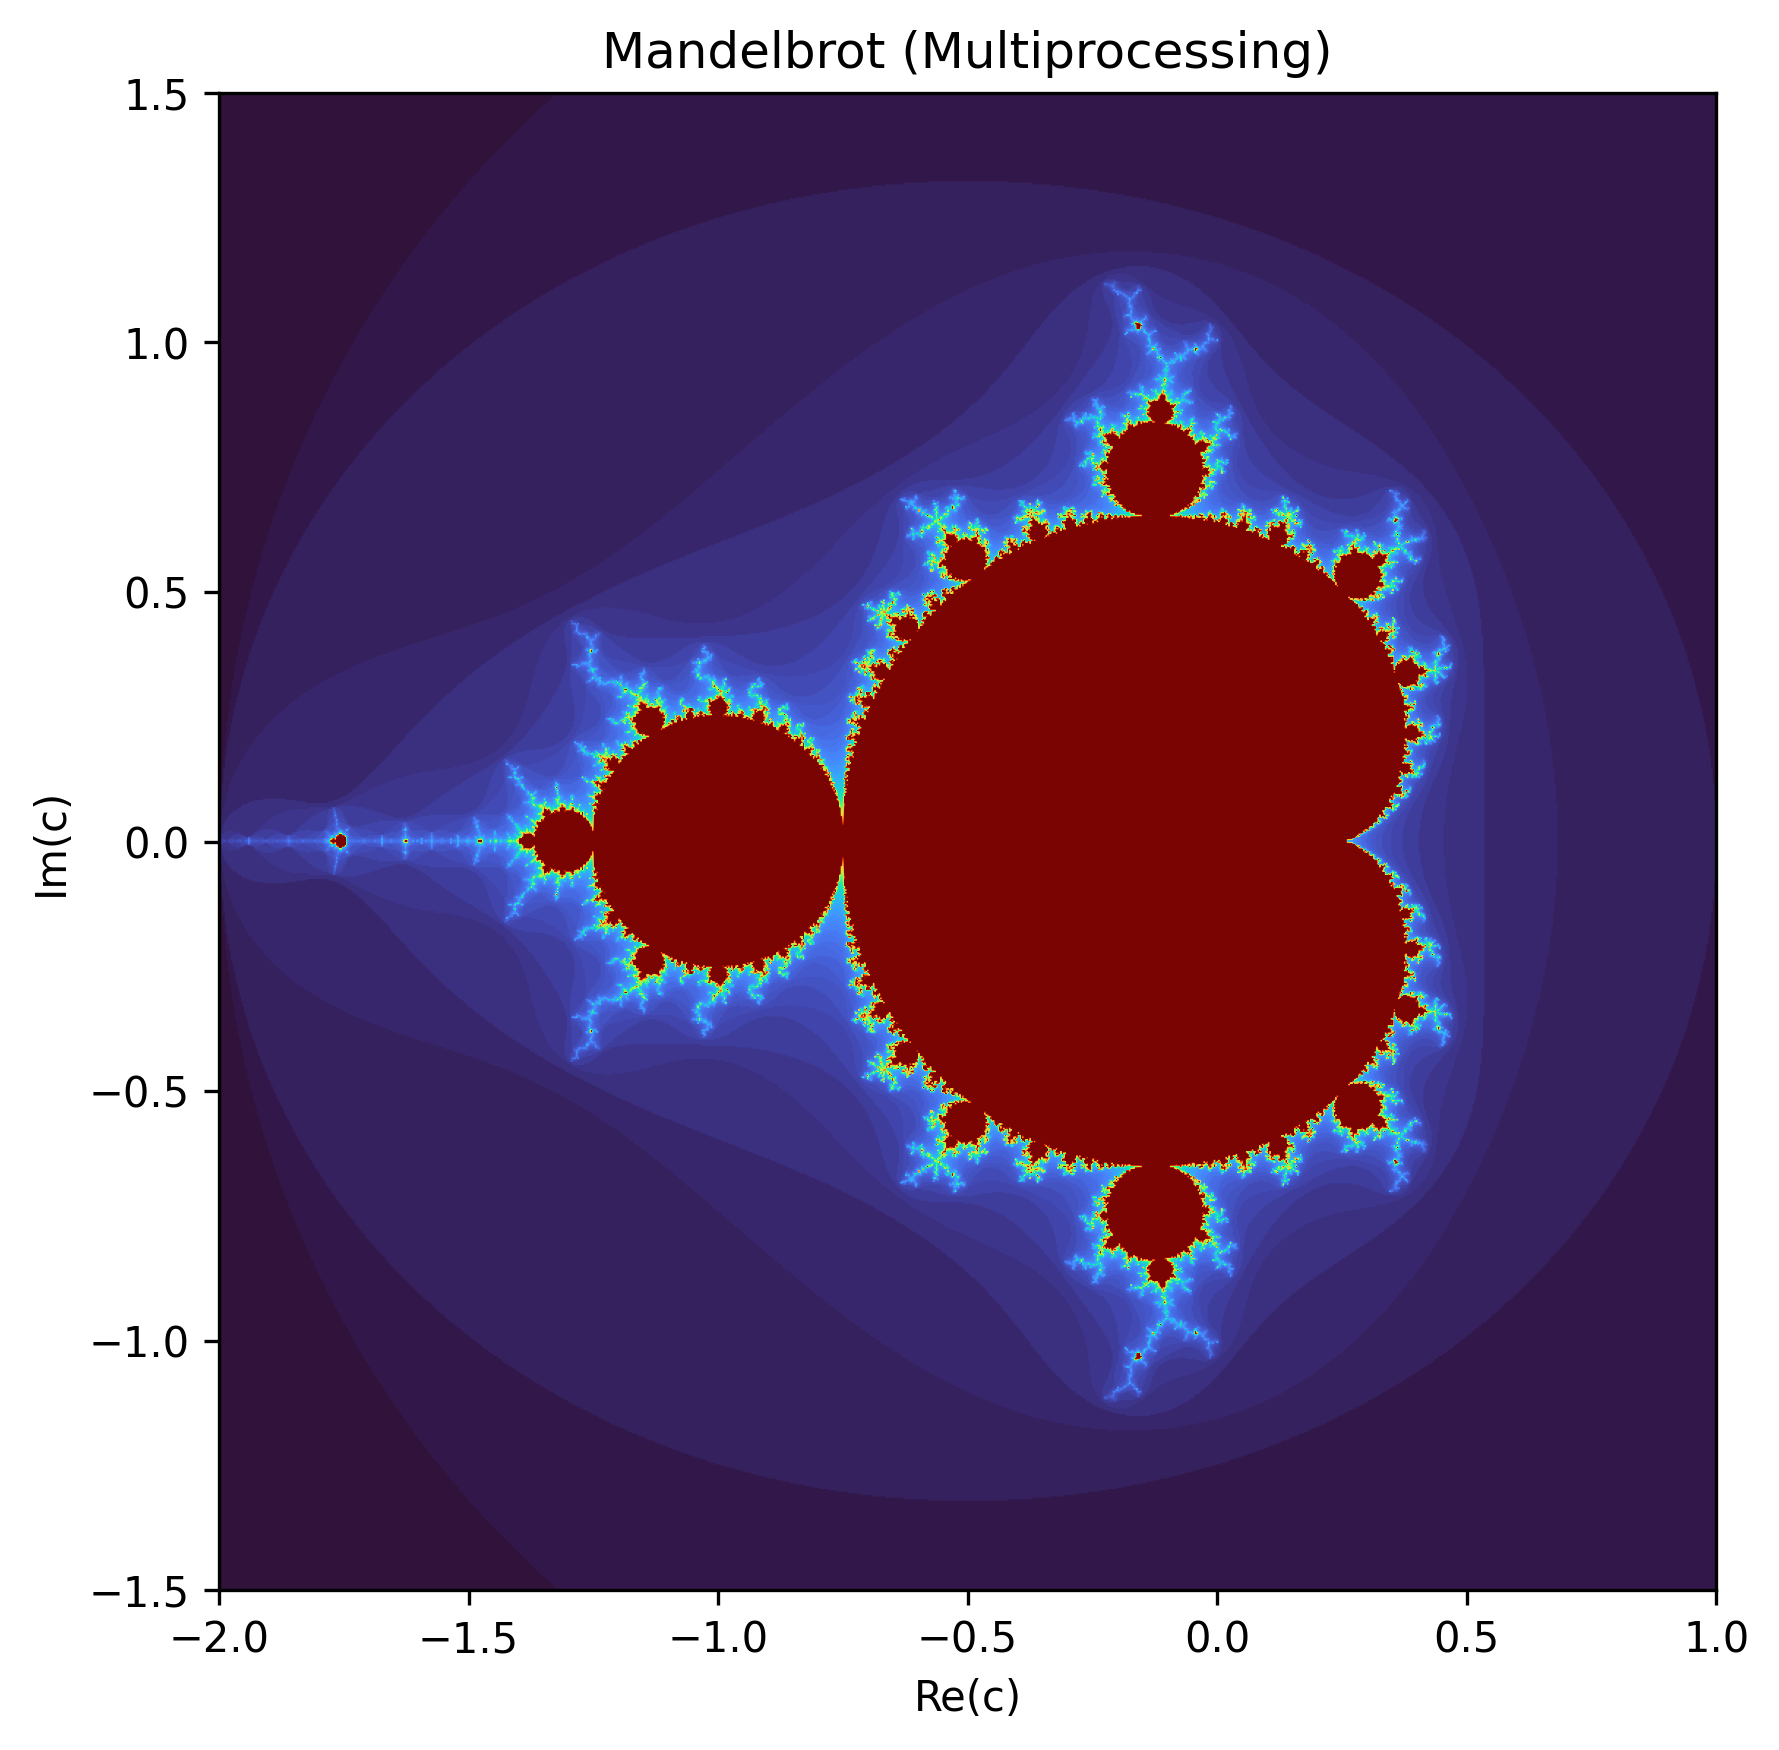

The Python source for this figure:
import time
from mandelbrot_common import complex_grid, normalize_for_plot, default_params
import numpy as np
import matplotlib.pyplot as plt
from multiprocessing import Pool, cpu_count     

def _compute_strip(args):
    """ Worker: Compute a horizontal strip of the Mandelbrot set, using local fast scaler loop.  """
    xmin, xmax, ymin, ymax, width, height, max_iter, row_start, row_end = args
    out = np.zeros((row_end - row_start, width), dtype=np.uint16)

    dx = (xmax - xmin) / (width - 1)
    dy = (ymax - ymin) / (height - 1)   
    for j in range(row_start, row_end):
        y = ymin + j * dy
        row = j - row_start
        for i in range(width):
            x = xmin + i * dx
            c_re, c_im = x, y
            z_re, z_im = 0.0, 0.0
            count = 0
            while count < max_iter and (z_re*z_re + z_im*z_im) <= 4.0:
                z_re, z_im = (z_re*z_re - z_im*z_im + c_re), (2.0*z_re*z_im + c_im)
                count += 1
            out[row, i] = count
    return (row_start, out)

def mandelbrot_multiproc(xmin, xmax, ymin, ymax, width, height, max_iter=100, workers=None, chunks=cpu_count()*4):
    """ Compute the Mandelbrot set using multiprocessing.  """
    if workers is None:
        workers = max(1, cpu_count() - 1)  # Use all but one core by default
    # build strips (contiguous row ranges) to keep memroy writes cache-friendly
    indices = np.linspace(0, height, chunks+1, dtype=int)
    tasks = [(xmin, xmax, ymin, ymax, width, height, max_iter, indices[k], indices[k+1]) 
             for k in range(chunks)
             if int(indices[k]) < int(indices[k+1])]  # Filter out empty strips
    
    out = np.zeros((height, width), dtype=np.uint16)
    with Pool(processes=workers) as pool:
        for row_start, block in pool.imap_unordered(_compute_strip, tasks):
            out[row_start:row_start+block.shape[0], :] = block
    return out

if __name__ == "__main__":
    starttime = time.time()
    params = default_params()
    itc = mandelbrot_multiproc(**params) # Compute the Mandelbrot set using the multiprocessing version
    img = normalize_for_plot(itc, params["max_iter"])
    plt.figure(figsize=(6,6))
    plt.imshow(img, cmap="turbo", extent=[params["xmin"], params["xmax"], params["ymin"], params["ymax"]])
    plt.title("Mandelbrot (Multiprocessing)")
    plt.xlabel("Re(c)")
    plt.ylabel("Im(c)")
    plt.tight_layout()
    plt.savefig('mandelbrot_multiproc.png', dpi=300, bbox_inches='tight')
    print("Plot saved as mandelbrot_multiproc.png")
    plt.show()
    endtime = time.time()
    print(f"Execution time: {endtime - starttime:.2f} seconds")
